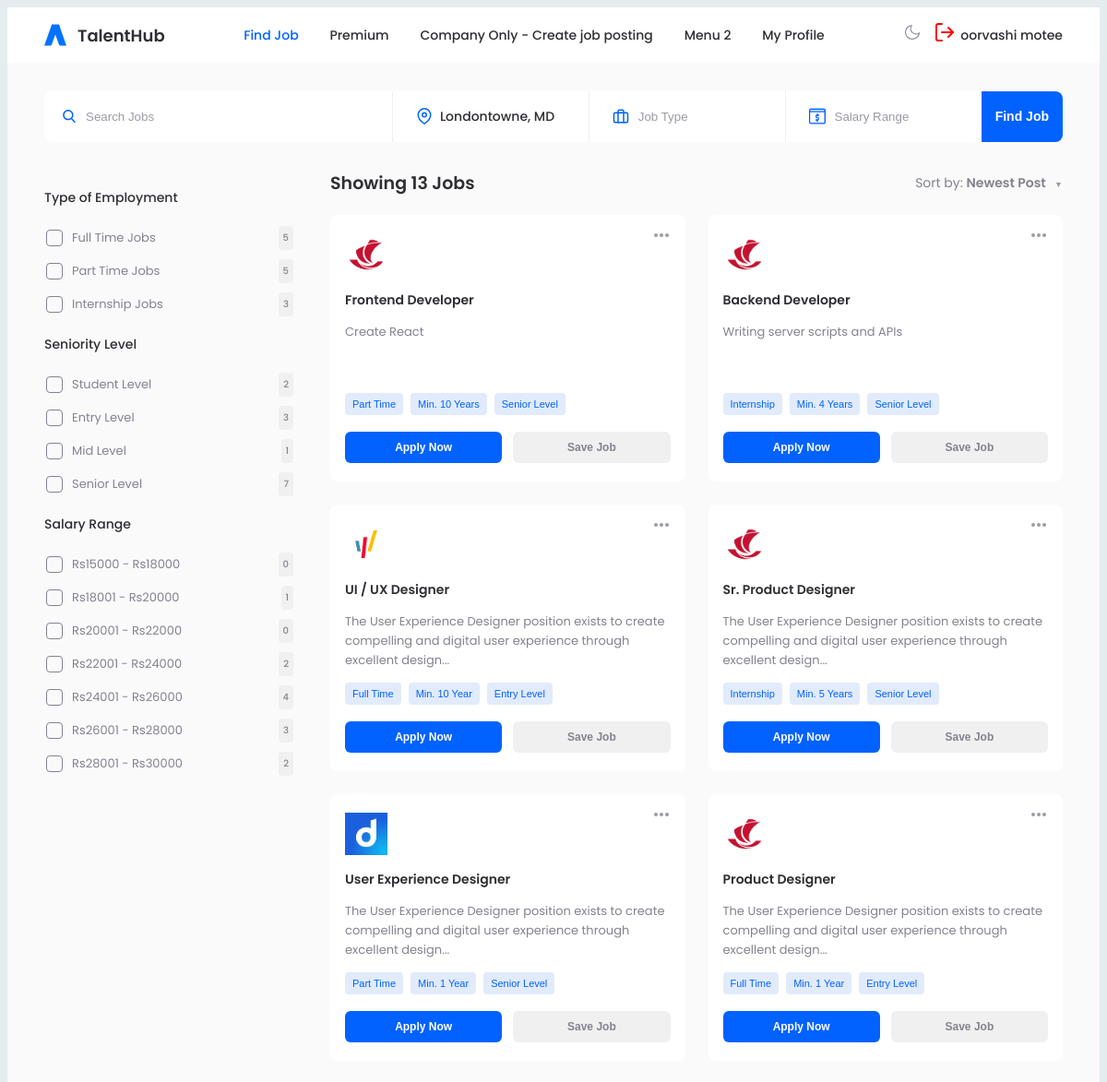
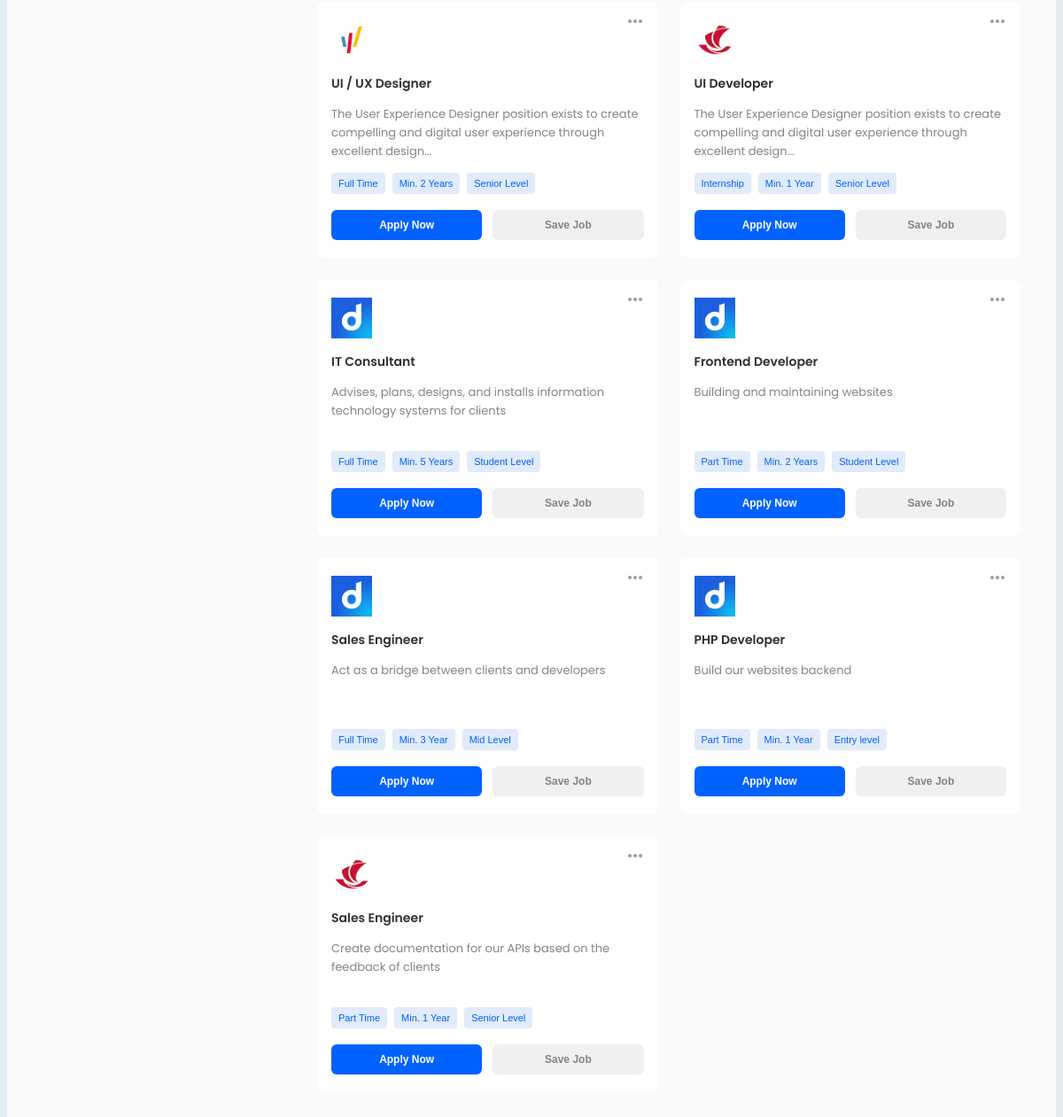
Page /home.php (signed in) on the committed database (2 pictures, top to bottom).
### tables this page shows
CREATE TABLE `users` (
  `user_id` varchar(1000) NOT NULL,
  `username` varchar(1000) DEFAULT NULL,
  `first_name` varchar(200) DEFAULT NULL,
  `last_name` varchar(200) DEFAULT NULL,
  `email` varchar(200) DEFAULT NULL,
  `password` varchar(1000) DEFAULT NULL,
  `profile_picture` varchar(1000) DEFAULT NULL,
  `headline` varchar(2000) DEFAULT NULL,
  `summary` varchar(2000) DEFAULT NULL,
  `location` varchar(1000) DEFAULT NULL,
  `industry` varchar(200) DEFAULT NULL,
  `current_position` varchar(200) DEFAULT NULL,
  `current_company` varchar(200) DEFAULT NULL,
  `education` varchar(200) DEFAULT NULL,
  `skills` longtext DEFAULT NULL CHECK (json_valid(`skills`)),
  `connections_count` int(11) NOT NULL DEFAULT 0,
  `profile_visibility` varchar(10) NOT NULL DEFAULT 'public'
);

CREATE TABLE `jobposting` (
  `job_id` varchar(1000) NOT NULL,
  `company_id` varchar(1000) NOT NULL,
  `title` varchar(200) NOT NULL,
  `description` varchar(2000) DEFAULT NULL,
  `overview` text DEFAULT NULL,
  `experience_needed` varchar(20) DEFAULT NULL,
  `work_level` varchar(20) DEFAULT NULL,
  `salary` float DEFAULT NULL,
  `no_of_applications` int(11) NOT NULL DEFAULT 0,
  `location` varchar(1000) NOT NULL,
  `employment_type` varchar(200) NOT NULL,
  `posted_date` timestamp NULL DEFAULT current_timestamp() ON UPDATE current_timestamp(),
  `expiry_date` timestamp NULL DEFAULT '0000-00-00 00:00:00'
);

CREATE TABLE `company` (
  `company_id` int(11) NOT NULL,
  `name` varchar(200) NOT NULL,
  `location` varchar(1000) NOT NULL,
  `industry` varchar(200) NOT NULL,
  `company_size` varchar(200) NOT NULL,
  `website` varchar(200) DEFAULT NULL,
  `description` varchar(1000) DEFAULT NULL,
  `logo` text DEFAULT NULL
);

### backend/functions.php (called while the page is built, shortened)
<?php
function search_jobs($keyword = null, $location = null, $emp_type =  null, $expiry_date =  null){
    $sql = "";
    $reponse = [];
    if (!(isset($keyword) && isset($location) && isset($emp_type) && isset($expiry_date))) {
        $sql = "SELECT jobposting.job_id, jobposting.title, jobposting.description, jobposting.location, jobposting.employment_type, jobposting.work_level, jobposting.experience_needed, company.name AS company_name, company.logo
                FROM jobposting
                JOIN company ON jobposting.company_id = company.company_id;";
    }
    $jobpostings = $GLOBALS['conn']->query($sql);
    if ($jobpostings->num_rows > 0) {
        while($row = $jobpostings->fetch_assoc()) {
            $job = [
                'job_id'                => $row['job_id'],
                'job_title'             => $row['title'],
                'job_description'       => $row['description'],
                'job_location'          => $row['location'],
                'company_name'          => $row['company_name'],
                'company_logo'          => $row['logo'],
                'job_experience_needed' => $row['experience_needed'],
                'job_work_level'        => $row['work_level'],
                'job_employment_type'   => $row['employment_type']
            ];
            array_push($reponse, $job);
        }
    }
    return $reponse;
}
function job_count($type){
    $sql = "SELECT COUNT(*) FROM jobposting WHERE employment_type = '$type';";
    $count = $GLOBALS['conn']->query($sql);
    if($count->num_rows > 0){
        $row = $count->fetch_assoc();
        return $row['COUNT(*)'];
    }
    else{
        return 0;
    }
}
function work_level_count($level){
    $sql = "SELECT COUNT(*) FROM jobposting WHERE work_level = '$level';";
    $count = $GLOBALS['conn']->query($sql);
    if($count->num_rows > 0){
        $row = $count->fetch_assoc();
        return $row['COUNT(*)'];
    }
    else{
        return 0;
    }
}
function salary_range_count($min, $max){
    $sql = "SELECT COUNT(*) FROM jobposting WHERE salary >=  '$min' AND salary <= '$max';";
    $count = $GLOBALS['conn']->query($sql);
    if($count->num_rows > 0){
        $row = $count->fetch_assoc();
        return $row['COUNT(*)'];
    }
    else{
        return 0;
    }
}
function get_user_profile($id){
    $sql = "SELECT * FROM `users` WHERE `user_id`= '$id'";
    $user = $GLOBALS['conn']->query($sql);
    $profile = [];
    if ($user->num_rows > 0) {
        $row = $user->fetch_assoc();
        $profile = [
            'username' => $row['username'],
            'email' => $row['email'],
            'first_name' => $row['first_name'],
            'last_name' => $row['last_name'],
            'headline' => $row['headline'],
            'summary' => $row['summary'],
            'industry' => $row['industry'],
            'location' => $row['location'],
            'current_position' => $row['current_position'],
            'current_company' => $row['current_company'],
            'connections_count' => $row['connections_count']
        ];
    } else {
        $profile = NULL;
    }
    return $profile;
}

### home.php (the view, shortened to what this page needs)
<?php
    include("backend/functions.php");
    $userid = $_SESSION['user_id'];
    $jobs = search_jobs();
    $user = get_user_profile($userid);
?>
<!DOCTYPE html>
<html lang="en">
<head>
    <link rel="stylesheet" href="test/text.css">
    <link rel="stylesheet" href="https://cdnjs.cloudflare.com/ajax/libs/font-awesome/6.6.0/css/all.min.css" />
</head>
<body>
<div class="job">
    <div class="header">
      <div class="logo">
        TalentHub
      </div>
      <div class="header-menu">
        <a href="#" class="active">Find Job</a>
        <a href="pricing.php">Premium</a>
        <a href="job-posting.php">Company Only - Create job posting</a>
        <a href="#">Menu 2</a>
        <a href="profile.php">My Profile</a>
      </div>
      <div class="user-settings">
        <div class="dark-light">
          <svg viewBox="0 0 24 24" stroke="currentColor" stroke-width="1.5" fill="none" stroke-linecap="round"
            stroke-linejoin="round">
            <path d="M21 12.79A9 9 0 1111.21 3 7 7 0 0021 12.79z" />
          </svg>
        </div>
        <div class="logout-container">
          <a href="backend/logout.php" method="POST" class="logout-btn">
          </a>
        </div>
        <div class="user-name"><?php echo $user['first_name'] . " " . $user['last_name'] ?></div>
      </div>
    </div>
    <div class="wrapper">
      <div class="search-menu">
        <div class="search-bar">
          <input type="text" class="search-box" placeholder="Search Jobs" autofocus/>
        </div>
        <div class="search-location">
          <svg xmlns="http://www.w3.org/2000/svg" viewBox="0 0 24 24" fill="none" stroke="currentColor" stroke-width="2"
            stroke-linecap="round" stroke-linejoin="round" class="feather feather-map-pin">
            <path d="M21 10c0 7-9 13-9 13s-9-6-9-13a9 9 0 0118 0z" />
            <circle cx="12" cy="10" r="3" />
          </svg>
          Londontowne, MD
        </div>
        <div class="search-job">
          <svg xmlns="http://www.w3.org/2000/svg" viewBox="0 0 24 24" fill="none" stroke="currentColor" stroke-width="2"
            stroke-linecap="round" stroke-linejoin="round" class="feather feather-briefcase">
            <rect x="2" y="7" width="20" height="14" rx="2" ry="2" />
            <path d="M16 21V5a2 2 0 00-2-2h-4a2 2 0 00-2 2v16" />
          </svg>
          <input type="text" placeholder="Job Type">
        </div>
        <div class="search-salary">
          <input type="text" placeholder="Salary Range">
        </div>
        <button class="search-button">Find Job</button>
      </div>
      <div class="main-container">
        <div class="search-type">
          <div class="job-time">
            <div class="job-time-title">Type of Employment</div>
            <div class="job-wrapper">
              <div class="type-container">
                <label for="fulltime">Full Time Jobs</label>
                <span class="job-number"><?php echo job_count("Full Time"); ?></span>
              </div>
              <div class="type-container">
                <label for="parttime">Part Time Jobs</label>
                <span class="job-number"><?php echo job_count("Part Time"); ?></span>
              </div>
              <div class="type-container">
                <label for="internship">Internship Jobs</label>
                <span class="job-number"><?php echo job_count("Internship"); ?></span>
              </div>
            </div>
          </div>
          <div class="job-time">
            <div class="job-time-title">Seniority Level</div>
            <div class="job-wrapper">
              <div class="type-container">
                <label for="student">Student Level</label>
                <span class="job-number"><?php echo work_level_count("Student Level") ?></span>
              </div>
              <div class="type-container">
                <label for="entry">Entry Level</label>
                <span class="job-number"><?php echo work_level_count("Entry Level") ?></span>
              </div>
              <div class="type-container">
                <label for="mid">Mid Level</label>
                <span class="job-number"><?php echo work_level_count("Mid Level") ?></span>
              </div>
              <div class="type-container">
                <label for="senior">Senior Level</label>
                <span class="job-number"><?php echo work_level_count("Senior Level") ?></span>
              </div>
            </div>
          </div>
          <div class="job-time">
            <div class="job-time-title">Salary Range</div>
            <div class="job-wrapper">
              <div class="type-container">
                <label for="job1">Rs15000 - Rs18000</label>
                <span class="job-number"><?php echo salary_range_count(15000, 18000); ?></span>
              </div>
              <div class="type-container">
                <label for="job2">Rs18001 - Rs20000</label>
                <span class="job-number"><?php echo salary_range_count(18001, 20000); ?></span>
              </div>
              <div class="type-container">
                <label for="job3">Rs20001 - Rs22000</label>
                <span class="job-number"><?php echo salary_range_count(20001, 22000); ?></span>
              </div>
              <div class="type-container">
                <label for="job4">Rs22001 - Rs24000</label>
                <span class="job-number"><?php echo salary_range_count(22001, 24000); ?></span>
              </div>
              <div class="type-container">
                <label for="job5">Rs24001 - Rs26000</label>
                <span class="job-number"><?php echo salary_range_count(24001, 26000); ?></span>
              </div>
              <div class="type-container">
                <label for="job6">Rs26001 - Rs28000</label>
                <span class="job-number"><?php echo salary_range_count(26001, 28000); ?></span>
              </div>
              <div class="type-container">
                <label for="job6">Rs28001 - Rs30000</label>
                <span class="job-number"><?php echo salary_range_count(28001, 30000); ?></span>
              </div>
            </div>
          </div>
        </div>
        <div class="searched-jobs">
          <div class="searched-bar">
            <div class="searched-show">Showing <?php echo count($jobs); ?> Jobs</div>
            <div class="searched-sort">Sort by: <span class="post-time">Newest Post </span><span
                class="menu-icon">▼</span></div>
          </div>
          <div class="job-cards">
            <?php
                foreach($jobs as $job){
                    echo "<div id=\"" . $job['job_id'] . "\"class=\"job-card\">
                            <div class=\"job-card-header\">
                                <img src=\"img/" . $job['company_logo'] . "\" width=\"46\" height=\"46\">
                                <div class=\"menu-dot\"></div>
                            </div>
                            <div class=\"job-card-title\">" . $job['job_title'] . "</div>
                            <div class=\"job-card-subtitle\">" . $job['job_description'] . "</div>
                            <div class=\"job-detail-buttons\">
                                <button class=\"search-buttons detail-button\">" . $job['job_employment_type'] . "</button>
                                <button class=\"search-buttons detail-button\">" . $job['job_experience_needed'] . "</button>
                                <button class=\"search-buttons detail-button\">" . $job['job_work_level'] . "</button>
                            </div>
                            <div class=\"job-card-buttons\">
                                <button class=\"search-buttons card-buttons\">Apply Now</button>
                                <button class=\"search-buttons card-buttons-msg\">Save Job</button>
                            </div>
                        </div>";
                }
            ?>
          </div>
        </div>
      </div>
    </div>
  </div>
</body>

### home.php (style rules this page uses)
.logout-container { display: flex; align-items: center; }
.logout-btn { background: none; border: none; cursor: pointer; padding: 5px; }
.logout-btn svg { width: 24px; height: 24px; stroke: red; transition: stroke 0.3s ease; }

### rows in the picture
users: first_name "oorvashi", last_name "motee"
jobposting: company.logo (picture), title "Frontend Developer", description "Create React", employment_type "Part Time", experience_needed "Min. 10 Years", work_level "Senior Level"
jobposting: company.logo (picture), title "Backend Developer", description "Writing server scripts and APIs", employment_type "Internship", experience_needed "Min. 4 Years", work_level "Senior Level"
jobposting: company.logo (picture), title "UI / UX Designer", description "The User Experience Designer position exists to create compelling and digital user experience through excellent design...", employment_type "Full Time", experience_needed "Min. 10 Year", work_level "Entry Level"
jobposting: company.logo (picture), title "Sr. Product Designer", description "The User Experience Designer position exists to create compelling and digital user experience through excellent design...", employment_type "Internship", experience_needed "Min. 5 Years", work_level "Senior Level"
jobposting: company.logo (picture), title "User Experience Designer", description "The User Experience Designer position exists to create compelling and digital user experience through excellent design...", employment_type "Part Time", experience_needed "Min. 1 Year", work_level "Senior Level"
jobposting: company.logo (picture), title "Product Designer", description "The User Experience Designer position exists to create compelling and digital user experience through excellent design...", employment_type "Full Time", experience_needed "Min. 1 Year", work_level "Entry Level"
jobposting: company.logo (picture), title "UI / UX Designer", description "The User Experience Designer position exists to create compelling and digital user experience through excellent design...", employment_type "Full Time", experience_needed "Min. 2 Years", work_level "Senior Level"
jobposting: company.logo (picture), title "UI Developer", description "The User Experience Designer position exists to create compelling and digital user experience through excellent design...", employment_type "Internship", experience_needed "Min. 1 Year", work_level "Senior Level"
jobposting: company.logo (picture), title "IT Consultant", description "Advises, plans, designs, and installs information technology systems for clients", employment_type "Full Time", experience_needed "Min. 5 Years", work_level "Student Level"
jobposting: company.logo (picture), title "Frontend Developer", description "Building and maintaining websites", employment_type "Part Time", experience_needed "Min. 2 Years", work_level "Student Level"
jobposting: company.logo (picture), title "Sales Engineer", description "Act as a bridge between clients and developers", employment_type "Full Time", experience_needed "Min. 3 Year", work_level "Mid Level"
jobposting: company.logo (picture), title "PHP Developer", description "Build our websites backend", employment_type "Part Time", experience_needed "Min. 1 Year", work_level "Entry level"
jobposting: company.logo (picture), title "Sales Engineer", description "Create documentation for our APIs based on the feedback of clients", employment_type "Part Time", experience_needed "Min. 1 Year", work_level "Senior Level"

### other values in the picture
job_count("Full Time") "5"
job_count("Part Time") "5"
job_count("Internship") "3"
work_level_count("Student Level") "2"
work_level_count("Entry Level") "3"
work_level_count("Mid Level") "1"
work_level_count("Senior Level") "7"
salary_range_count(15000, 18000) "0"
salary_range_count(18001, 20000) "1"
salary_range_count(20001, 22000) "0"
salary_range_count(22001, 24000) "2"
salary_range_count(24001, 26000) "4"
salary_range_count(26001, 28000) "3"
salary_range_count(28001, 30000) "2"
count($jobs) "13"
